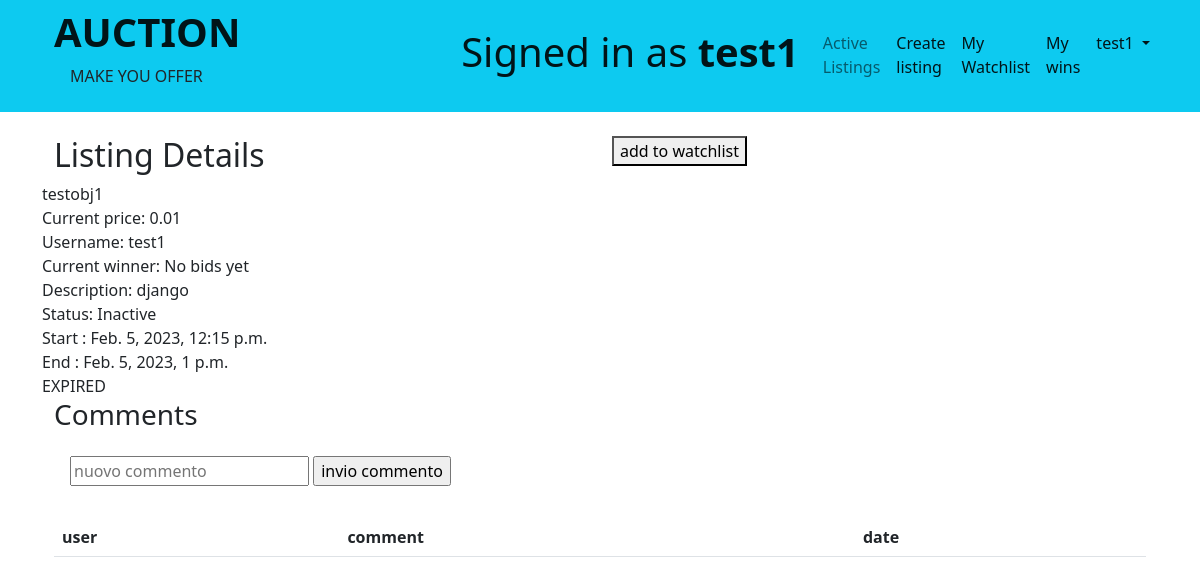
Screenshot of /listing_view/2/ (signed in) with the database file from the repository.
### auction/models.py (models this page shows, shortened)
class AuctionListing(models.Model):
    profile =models.ForeignKey(Profile, on_delete=models.CASCADE, related_name="profile")
    product = models.CharField(max_length=200)
    slug=models.SlugField(max_length=200,db_index=True)
    photo = models.ImageField(upload_to="pics/%y/%m/%d/")
    description = models.TextField(max_length=500)
    starting_bid = models.FloatField(default=0.01)
    current_price = models.FloatField()
    current_winner = models.ForeignKey(User, on_delete=models.CASCADE, related_name="current_winner", blank=True, null=True)
    active = models.BooleanField(default=True)
    manualClose = models.BooleanField(default=False)
    date = models.DateTimeField(default=timezone.now, blank=True)
    start =  models.DateTimeField(blank=True)
    end =  models.DateTimeField(blank=True)

### accounts/models.py (models this page shows, shortened)
class Profile(models.Model):
    user = models.ForeignKey(User, on_delete=models.CASCADE, related_name='profile')
    email = models.EmailField(max_length=254, blank=True)
    class Meta:
        ordering = ['user']

### auction/views.py (the view)
# urls.py: path("listing_view/<int:id>/", listing_view, name="listing_view"),
def listing_view(request, id):
    profile= Profile.objects.get(user=request.user.pk)
    listing = AuctionListing.objects.get(id=id)
    if listing == None:
        messages.error(request,"Object no present")
        return render(request,('auction/index.html'))
    else:
        comments = Comment.objects.filter(auction_listing=listing).order_by('date')
    return render(request, "auction/view.html", {'listing': listing,'comments': comments,'profile':profile})

### auction/templates/auction/view.html (shortened to what this page needs)
{% extends "base.html" %}
{% load static %}
{% load crispy_forms_tags %}
{% block content %}
<link href="https://cdn.jsdelivr.net/npm/bootstrap@5.0.2/dist/css/bootstrap.min.css" rel="stylesheet">
    <div class="container">
        <div class="row">
            <div class="col">
                <h2>Listing Details</h2>
            </div>
            {% if listing.profile != request.user %}
            <div class="col">
                <form action="{% url 'watchlist' %}" method="post">
                    {% if not  watchlisted %}
                        <button type="submit">add to watchlist</button>
                    {% else %}
                        <button disabled="disable">add to watchlist</button>
                    {% endif %}
                </form>
            </div>
            {% endif %}
        </div>
    </div>
    {{listing.product}} <br>
    Current price: {{listing.current_price}} <br>
    Username: {{listing.profile.user}} <br>
    Current winner:
    {% if listing.current_winner %}
        {{listing.current_winner}} <br>
    {% else %}
        No bids yet <br>
    {% endif %}
    Description: {{listing.description}} <br>
    Status:
    {% if listing.active %}
            Active <br>
    {% else %}
            Inactive <br>
    {% endif %}
    Start : {{listing.start}} <br>
    End : {{listing.end}} <br>
    {% if listing.photo %}
        <img src="{{listing.photo.url}}" alt="" style="max-width: 50%;"><br>
    {% endif %}
    <div id="cd_expire">
    </div>
<div class="container">
    <div class="row">
        <div class="col">
            <h3>Comments</h3>
        </div>
        {% if request.user.is_authenticated %}
        <form action="{% url 'comment' listing.id %}" method="post"> {% csrf_token %}
            <div class="modal-body">
                <input type="text" name="comment" placeholder="nuovo commento"/>
                <input type="submit" value="invio commento"/>
            </div>
        </form>
        {% endif %}
    </div>
    <table class="table">
        <thead>
            <th>user</th>
            <th>comment</th>
            <th>date</th>
        </thead>
    </table>
</div>
  <link href="https://cdn.jsdelivr.net/npm/bootstrap@5.0.2/dist/css/bootstrap.min.css" rel="stylesheet">
  {% endblock content %}

### templates/base.html (shortened to what this page needs)
{% load static %}
<html lang="en">
  <head>
    <link href="https://cdn.jsdelivr.net/npm/bootstrap@5.1.3/dist/css/bootstrap.min.css"
          rel="stylesheet"
>
    <link rel="stylesheet" href="{% static 'css/auction.css' %}"/>
  </head>
  <body>
  <nav class="navbar navbar-expand-lg navbar-light bg-info">
    <div class="container">
  <div class="container-fluid">
    <a class="navbar-brand" href="#"><h1><strong>AUCTION </strong></h1></a>MAKE YOU OFFER<p class="text-right"></p>
  </div>
    <div class="collapse navbar-collapse" id="navbarSupportedContent">
      <ul class="navbar-nav me-auto mb-2 mb-lg-0">
        {% if request.user.is_authenticated %}
        <a class="navbar-brand" href="#"><h1>Signed in as <strong>{{ user.username }}</strong></h1></a><p class="text-right"></p>
        <li class="nav-item">
            <a class="nav-link" href="{% url 'index' %}">Active Listings</a>
        </li>
        <li class="nav-item">
          <a class="nav-link active" aria-current="page" href="{% url 'create_listing' %}">Create listing</a>
        </li>
        <li class="nav-item">
          <a class="nav-link active" aria-current="page" href="{% url 'watchlist' %}">My Watchlist</a>
        </li>
        <li class="nav-item">
          <a class="nav-link active" aria-current="page" href="{% url 'my_wins' %}">My wins</a>
        </li>
        <li class="nav-item dropdown">
            <a class="nav-link active dropdown-toggle" href="#" id="navbarDropdown" role="button" data-bs-toggle="dropdown" aria-haspopup="true" aria-expanded="false">
              {{ request.user.username }}
            </a>
        </li>
          {% endif %}
      </ul>
    </div>
    </div>
</nav>
    <br/>
    <div class="container">
        {% block content %}
        {% endblock content %}
    </div>
  <br>
  <br>
  <br>
  <br>
  </body>
</html>

### static/css/auction.css (style rules this page uses)
body { font-family: 'Coiny', cursive; }

### rows the page displays
AuctionListing: product "testobj1", current_price "0.01", profile.user "test1", description "django", start "Feb. 5, 2023, 12:15 p.m.", end "Feb. 5, 2023, 1 p.m."

### other values shown
{{ user.username }} "test1"
{{ request.user.username }} "test1"
